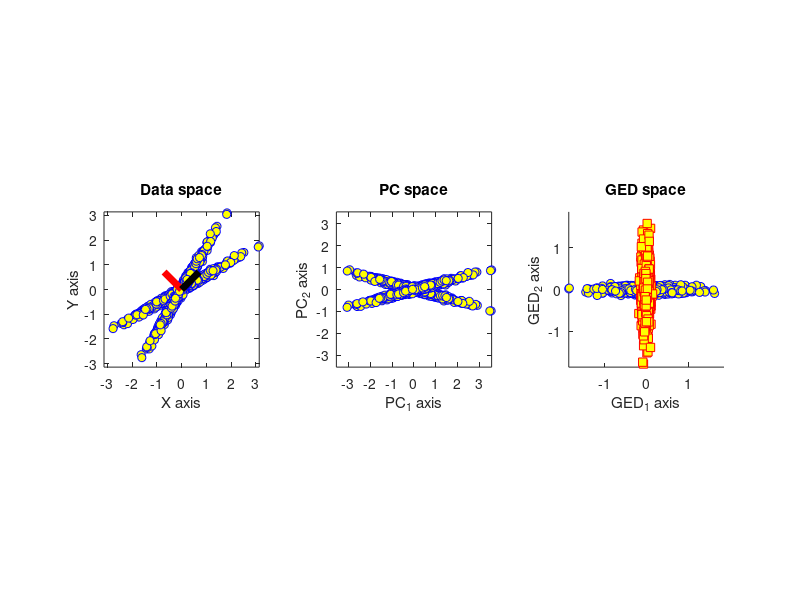

Reproduce this figure in MATLAB.
%% Source separation with GED
% GED in a simple example
%%
% Generate data
x = [ randn(1000,1) .05*randn(1000,1) ];

% Rotation matrix
th = -pi/6;
R1 = [ cos(th) -sin(th); sin(th) cos(th) ];
th = -pi/3;
R2 = [ cos(th) -sin(th); sin(th) cos(th) ];

% Rotate data
y = [ x*R1 ; x*R2 ];

figure(1), clf
subplot(131)
plot(y(:,1),y(:,2),'bo','markerfacecolor','y')
axis([-1 1 -1 1]*max(abs(y(:))))
xlabel('X axis'), ylabel('Y axis')
axis square
title('Data space')

%% Run PCA
% Mean-center
y = bsxfun(@minus,y,mean(y,1));

% Eigendecomposition of covariance matrix
[evecsPCA,evalsPCA] = eig( (y'*y) / length(y) );

% Plot eigenvectors
hold on
plot([0 evecsPCA(1,1)],[0 evecsPCA(2,1)],'r','linew',5)
plot([0 evecsPCA(1,2)],[0 evecsPCA(2,2)],'k','linew',5)

%% Plot the data in PC space
comps = evecsPCA'*y';

subplot(132)
plot(comps(2,:),comps(1,:),'bo','markerfacecolor','y')
axis([-1 1 -1 1]*max(abs(comps(:))))
xlabel('PC_1 axis'), ylabel('PC_2 axis')
axis square
title('PC space')

%% GED
% Covariance matrices
S = cov(y(1:1000,:));
R = cov(y(1001:end,:));

% GED with optional scaling
%%% Try without the normalization!
[evecsGED,D] = eig(S,R);
evecsGED = bsxfun(@rdivide,evecsGED,sqrt(sum(evecsGED.^2,1)));

% Component time series
comps = evecsGED'*y';

subplot(133), cla, hold on
plot(comps(2,1:1000),comps(1,1:1000),'bo','markerfacecolor','y')
plot(comps(2,1001:end),comps(1,1001:end),'rs','markerfacecolor','y')
axis([-1 1 -1 1]*max(abs(comps(:))))
xlabel('GED_1 axis'), ylabel('GED_2 axis')
axis square
title('GED space')
zoom on

%% end.